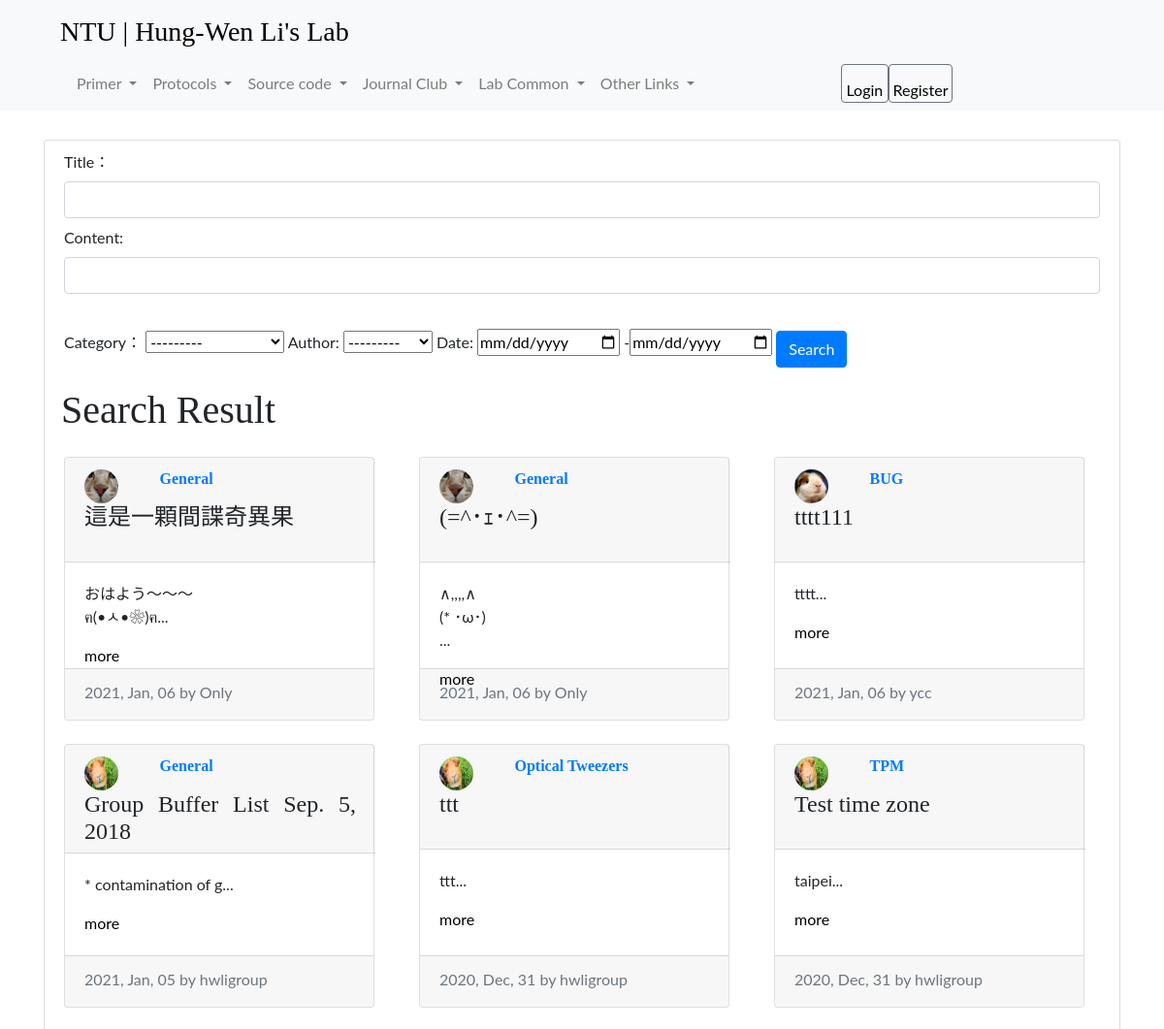
/ (upper part), run on an earlier commit of the app's database.
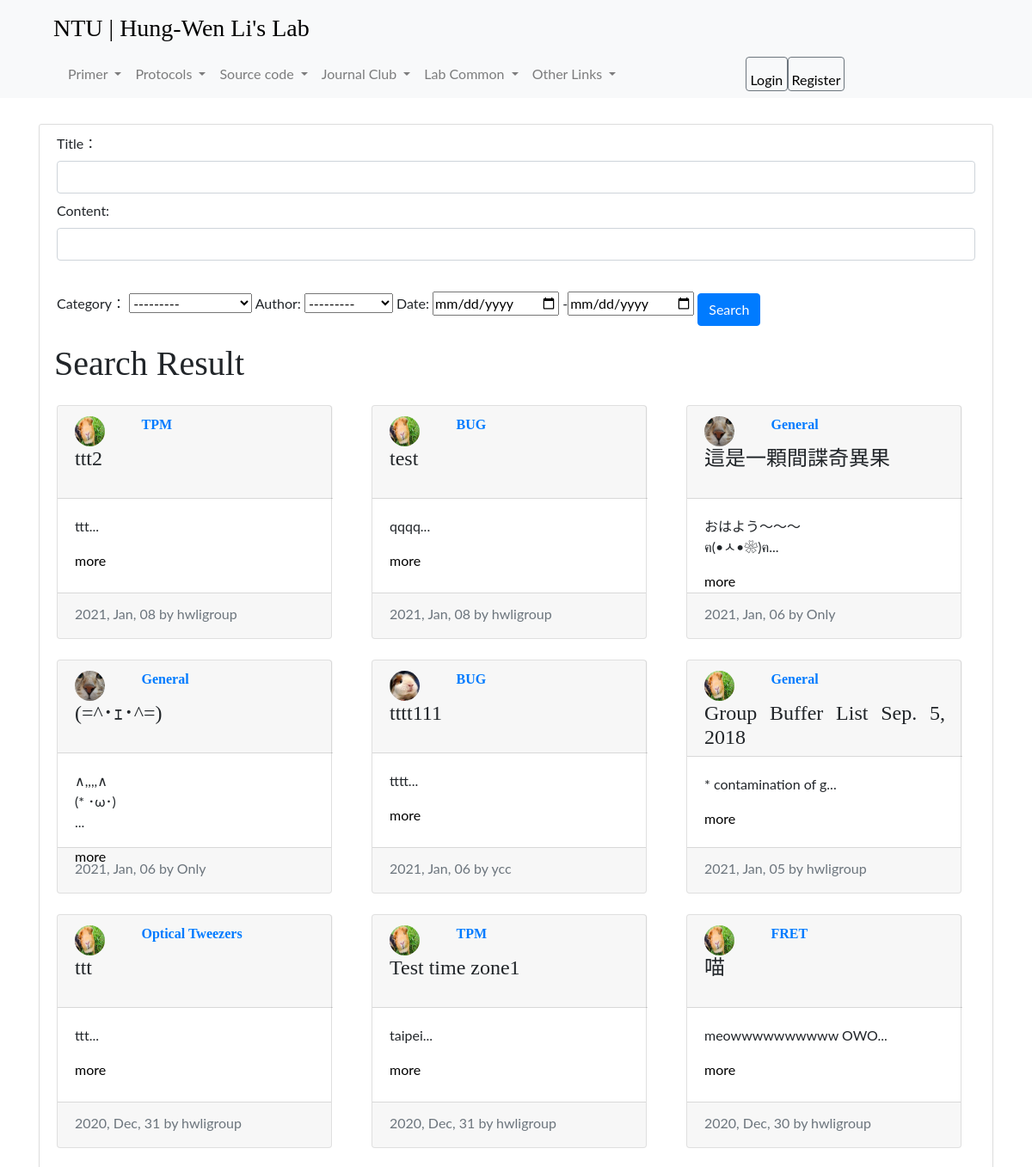
And on a later commit of the database.
### posts/models.py (models this page shows, shortened)
class Post(models.Model):
    title = models.CharField(max_length=100)
    category = models.ForeignKey('Category', related_name='Project', null=True, on_delete=models.CASCADE)
    file = models.FileField(upload_to=make_file_path, blank=True)
    content = models.TextField()
    date_posted = models.DateTimeField(default=timezone.now)
    author = models.ForeignKey(User, on_delete=models.CASCADE)

class Category(models.Model):
    name = models.CharField(max_length=100)
    def __str__(self):
        return self.name

### users/models.py (models this page shows, shortened)
class Profile(models.Model):
    user = models.OneToOneField(User, on_delete=models.CASCADE)
    image = models.ImageField(default='default.jpg', upload_to='picture_pics')

### posts/views.py (the view)
# urls.py: path('', posts_views.index, name='homepage'),
def index(request):
    posts = Post.objects.all().order_by('-date_posted')
    postFilter = PostFilter(queryset=posts)
    if request.method == 'POST':
        postFilter = PostFilter(request.POST, queryset=posts)
    context = {
        'postFilter':postFilter
    }
    return render(request, 'posts/index.html', context)

### posts/templates/posts/index.html (shortened to what this page needs)
{% extends 'posts/base.html' %}
{% block content %}
<div style="margin:30px 0px 100px 0px;" class="content-section">
    <form method='POST'>
        Title： {{ postFilter.form.title }}
        Content: {{ postFilter.form.content }}
        Category： {{ postFilter.form.category }}
        Author: {{ postFilter.form.author }}
        Date: {{ postFilter.form.date_posted }}
    <input style="margin: 30px 0px 20px 0px" type="submit" class="btn btn-primary" value="Search" />
    </form>
    <div class="row">
        <h1 class="mb-0">Search Result</h1>
        {% for post in postFilter.qs %}
        <div class="col-lg-4">
            <div class="card mt-4" style="width: 20rem;height: 17rem;">
                <div class="card-header" style="width: 20rem;height: 7rem;">
                    <div class="row">
                        <div class="col-3">
                            <img class="rounded-circle article-img" src="{{ post.author.profile.image.url }}">
                        </div>
                        <div class="col-8">
                            <h6><strong class="d-inline-block mb-12 text-primary">{{ post.category }}</strong></h6>
                        </div>
                        <div class="col-12">
                            <h4 class="mb-0" align=justify>{{ post.title }}</h4>
                        </div>
                    </div>
                </div>
                <div class="card-body" style="width: 20rem;height: 7rem;">
                  <p class="article-content">{{ post.content|slice:"0:20" }}...</p>
                  <a href="{% url 'postdetail' post.pk %}" class="stretched-link">more</a>
                </div>
                <div class="card-footer">
                    <div class="mb-1 text-muted">{{ post.date_posted|date:"Y, M, d" }} by {{ post.author }}</div>
                </div>
            </div>
        </div>
        {% endfor %}
    </div>
{% endblock %}

What changed in the data, as far as the page shows it:
added Post: author.profile.image (picture), category "TPM", title "ttt2", content "ttt", date_posted "2021, Jan, 08", author "hwligroup"
added Post: author.profile.image (picture), category "BUG", title "test", content "qqqq", date_posted "2021, Jan, 08", author "hwligroup"
changed Post "taipei": title "Test time zone" → "Test time zone1"
now on this page (row unchanged): Post: author.profile.image (picture), category "FRET", title "喵", content "meowwwwwwwwww OWO", date_posted "2020, Dec, 30", author "hwligroup"
